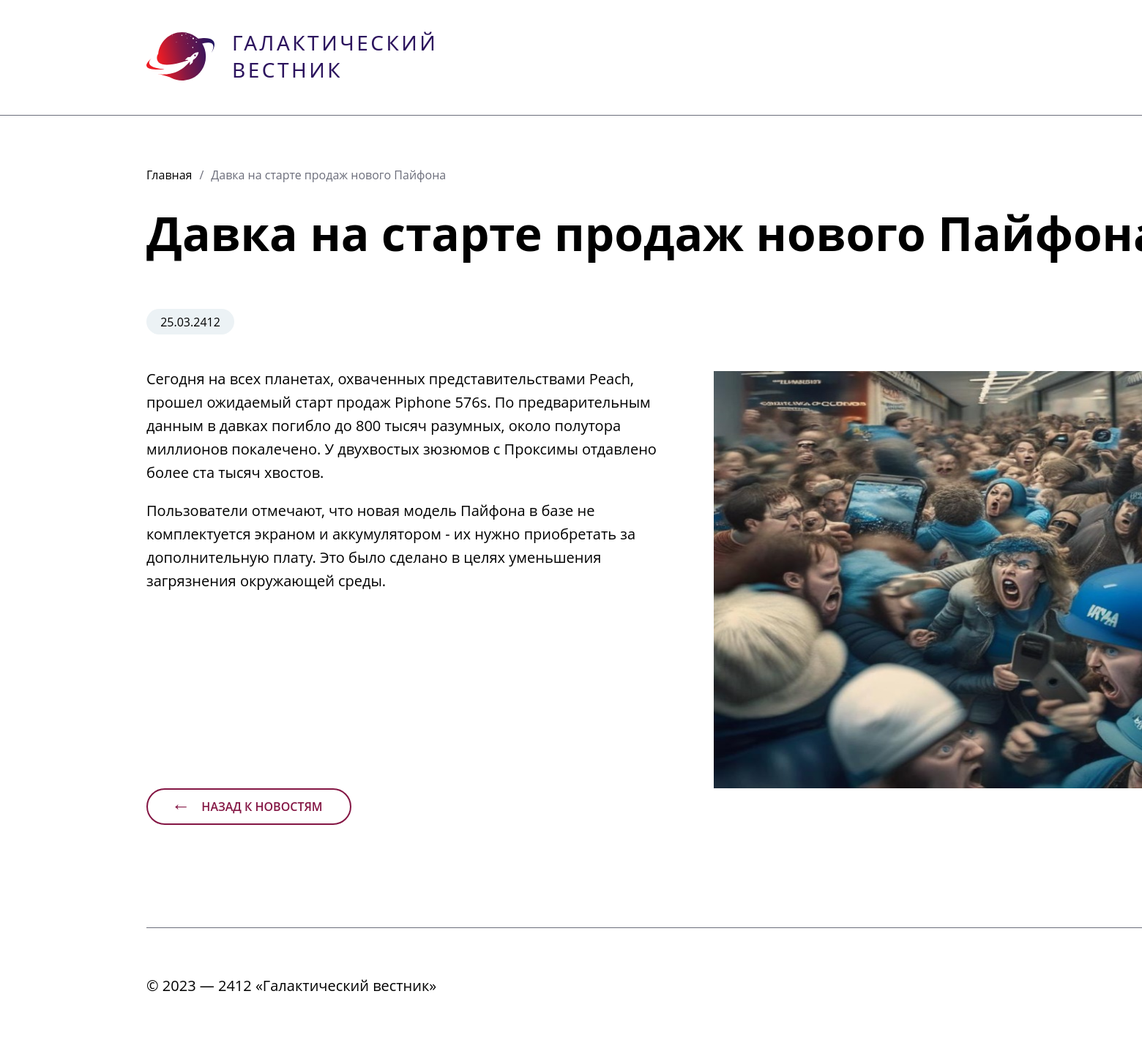
Screenshot of /work_news.php/?id=3 with the database file from the repository.
### tables this page shows
CREATE TABLE `news` (
  `id` int(11) unsigned NOT NULL AUTO_INCREMENT,
  `date` datetime NULL DEFAULT NULL,
  `title` varchar(250) NOT NULL DEFAULT '',
  `announce` text NULL DEFAULT NULL,
  `content` text NULL DEFAULT NULL,
  `image` varchar(250) NOT NULL DEFAULT '',
  PRIMARY KEY (`id`),
  KEY `id` (`id`),

  KEY `idx_news_date` (`date`));

### resources/Repository.php (called while the page is built, shortened)
<?php
    class Repository{
        private function getRepo(){
            require 'connect.php';
            mysqli_query($link, "SET NAMES 'utf8'");
            $query = "SELECT * FROM news";
            $res = mysqli_query($link, $query) or die(mysqli_error($link));
            for ($data = []; $row = mysqli_fetch_assoc($res);$data[] = $row);
            return $data;
        }
        public function getTitles(){
            $titles = [];
            foreach ($this->getRepo() as $news){
                $titles[$news['id']] = $news['title'];
            }
            return $titles;
        }
        public function getNews(){
            $content = [];
            foreach($this->getRepo() as $news){
                $content[$news['id']] = $news;
            }
            return $content;
        }
    }
?>

### work_news/controllers/WorkNewsPage.php (called while the page is built)
<?php
require_once 'resources/Repository.php';
    class WorkNews extends Repository{
        public function getWorkNewsByIndex() {
            $data = [];
            $content = $this->getNews();
            if(isset($_GET['id'])){
                $id = $_GET['id'];
                if(isset($content[$id])){
                    $data = $content[$id];
                }
                return $data;
            }
        }
    }
?>

### work_news/controllers/WorkNewsTitle.php (called while the page is built, shortened)
<?php
require_once 'resources/Repository.php';
class WorkNewsTitle extends Repository{
    public function showWNTitle(){
        $titleItem = $this->getTitles();
    }
}

### work_news/models/work_news_title.php (called while the page is built, shortened)
<?php
    require_once 'work_news/controllers/WorkNewsTitle.php';
    $work_news_title = new WorkNewsTitle();
    $work_news_title->showWNTitle();
?>

### work_news/models/news_index.php (the view, shortened to what this page needs)
<div class ="menu">
	<a href="/project/main.php">Главная</a>
	<p>/</p>
	<?php
	require_once 'work_news/controllers/WorkNewsPage.php';
	$work_news = new WorkNews();
	$news = $work_news->getWorkNewsByIndex();
	$title = $news['title'];
	$date_db = date_create($news['date']);
	$date = date_format($date_db, 'd.m.Y');
	$content = $news['content'];
	$pic = "/project/pics/$news[image]";
	?>
	<p> <?php echo $title ?> </p>
</div>
<h1> <?php echo $title ?> </h1>
<div class="main-content">
	<div class ="text">
		<div class="news-time">
			<p> <?php echo $date ?> </p>
		</div>
		<div class="news-text">
			<?php echo $content ?>
		</div>
	</div>
	<div class="img">
		<img src="<?php echo $pic ?>" alt="content picture">
	</div>
</div>
<div class="back-page">
	<a href="/project/main.php">
		<span class="left-arr">&#8592</span>
		НАЗАД К НОВОСТЯМ
	</a>
</div>

### resources/styles.css (style rules this page uses)
* { margin: 0; padding: 0; }
a { text-decoration: none; }
h1, h2, p, a { font-family: 'Open Sans'; }
body { width: 1920px; }
.wrapper { box-sizing: border-box; padding: 0 200px; }
.header a { display: block; width: 390px; }
.header a .logo { display: flex; }
.header .logo img { background-image: 'logo.svg'; }
.header .logo h2 { padding-left: 24px; font-family: 'Segoe UI'; font-weight: 400; font-size: 28px; line-height: 37px; letter-spacing: 3.5px; color: #2C145E; }
.block-news .news .news-subject .news-time, .content-news .main-content .news-time { display: flex; border-radius: 60px; width: 120px; height: 35px; background-color: #ECF2F5; justify-content: center; align-items: center; }
footer .copyright { border-top: 1px solid #6C6E7B; box-sizing: border-box; font-size: 20px; padding: 65px 0; }
.content-news .menu { box-sizing: border-box; display: flex; margin-top: 70px; }
.content-news .menu a { color: #000000; }
.content-news .menu p { box-sizing: border-box; color: #6C6E7B; margin-left: 10px; }
.content-news .main-content { display: flex; }
.content-news .main-content .text, .content-news .main-content .img { width: 760px; }
.content-news .main-content .text { box-sizing: border-box; padding-right: 10px; }
.content-news h1 { box-sizing: border-box; font-size: 64px; margin-top: 25px; }
.content-news .main-content .text .news-time { box-sizing: border-box; margin-top: 60px; }
.content-news .main-content .text .news-text { box-sizing: border-box; margin-top: 45px; font-size: 20px; line-height: 32px; }
.content-news .main-content .text .news-text p { box-sizing: border-box; margin-bottom: 1em; }
.content-news .main-content .img { display: flex; box-sizing: border-box; align-items: center; justify-content: center; margin-top: 145px; margin-left: 20px; }
.content-news .main-content .img img { width: 740px; height: 570px; }
.content-news .back-page { display: flex; box-sizing: border-box; width: 280px; height: 50px; border: 2px solid #841644; border-radius: 30px; align-items: center; justify-content: center; margin-bottom: 140px; }
.content-news .back-page a { display: flex; position: absolute; font-weight: 600; font-size: 16px; color: #841644; align-items: center; justify-content: center; }
.content-news .back-page a .left-arr { box-sizing: border-box; display: flex; position: relative; left: -5px; top: -5px; margin-right: 10px; align-items: center; color: #841644; height: 15px; font-size: 26px; }

### rows the page displays
news: title "Давка на старте продаж нового Пайфона", title "Давка на старте продаж нового…", date "25.03.2412", content "Сегодня на всех планетах, охваченных представительствами Peach, прошел ожидаемый старт продаж Piphone 576s. По предварительным данным в давках погибло до 800 тысяч разумных, около полутора миллионов покалечено. У двухвостых зюзюмов с Проксимы отдавлено более ста тысяч хвостов. Пользователи отмечают, что новая модель Пайфона в базе не комплектуется экраном и аккумулятором - их нужно приобретать за дополнительную плату. Это было сделано в целях уменьшения загрязнения окружающей среды.", image (picture)
